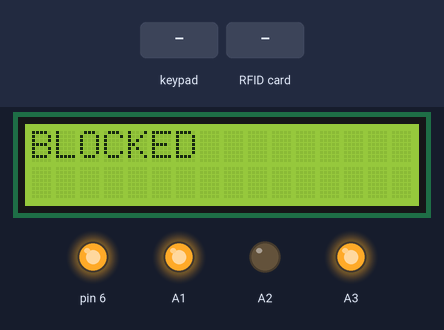
This sketch was run on a simulated Arduino Uno, built with avr-gcc and run on an emulated ATmega328P. Parts: 16×2 character LCD, output pins drawn as LEDs (lit = HIGH). Inputs (shaded band) come from the test bench. EEPROM starts erased; pins used as bus, display or sensor lines are not drawn; what the sketch prints to the serial monitor is not drawn.

Above: at 1.3 s.
1.4 s: keypad keys * 1 2 3 4 5 6 # pressed 0.4 s apart
At 4.8 s:
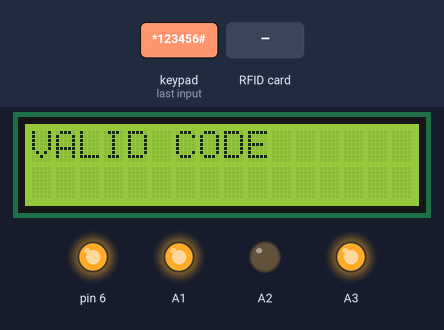
6.1 s: RFID card DE AD BE EF held to the reader
9.1 s: keypad keys * 6 5 4 3 2 1 # pressed 0.4 s apart
At 14.4 s:
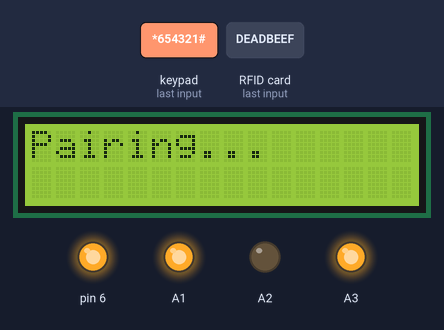
15.2 s: RFID card 5E 7A 19 C4 held to the reader
At 16.5 s:
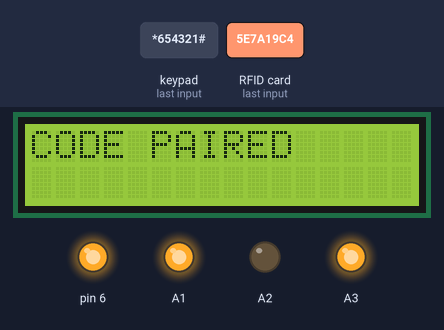
18.2 s: keypad keys 1 3 9 7 2 2 2 2 pressed 0.4 s apart
At 22.0 s:
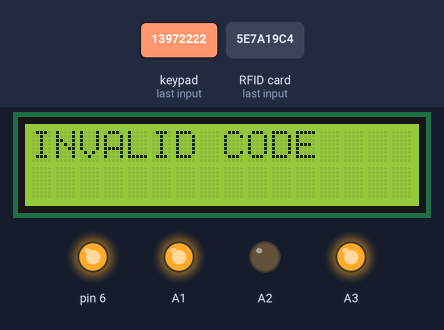
23.0 s: key '1' pressed
At 25.2 s:
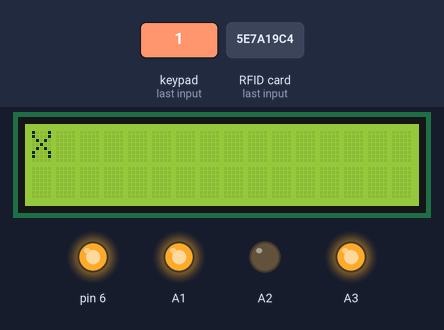
Timing chart, 0 to 26.2 s (numbered marks = the images above; inputs shaded):
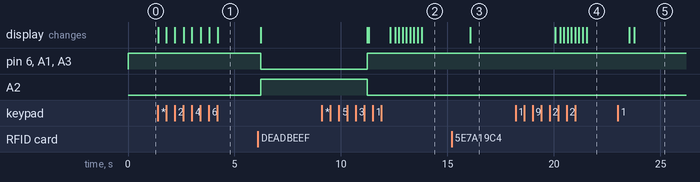

Measured:
- after the input at 1.4 s, the display: first changes at once (image 1 shows a later state)
- after the input at 9.1 s, the display: first differs from a run without the input after 3.5 s (image 2 shows a later state)
- after the input at 15.2 s, the display: changes after 0.86 s (image 3)
- after the input at 18.2 s, the display: first differs from a run without the input after 2.1 s (image 4 shows a later state)
- after the input at 23.0 s, the display: first differs from a run without the input after 0.77 s (image 5)

The sketch:

rfid_keypad_door_lock.ino
```cpp
#include <EEPROM.h> //values are kept when the board is powered off
#include <SPI.h> //
#include <MFRC522.h> //RFID
#include <Wire.h> //I2C - LCD
#include <LiquidCrystal_I2C.h> //LCD
#include <Keypad.h> //Keypad


int state_bt=1;
int relPin;
int stare=0;
byte  COD[10];
byte  AUX[10];
int k=0;
String codacces="*123456#";
String codpairing="*654321#";
//nfc
#define RST_PIN   9     // Configurable, see typical pin layout above
#define SS_PIN    10    // Configurable, see typical pin layout above
MFRC522 mfrc522(SS_PIN, RST_PIN);   // Create MFRC522 instance
#define NEW_UID {0xDE, 0xAD, 0xBE, 0xEF}
MFRC522::MIFARE_Key key;
//lcd
LiquidCrystal_I2C  lcd(0x27,16,2); //what is 39?

//TASTATURA
const byte numRows= 4; //number of rows on the keypad
const byte numCols= 4; //number of columns on the keypad

//keymap defines the key pressed according to the row and columns just as appears on the keypad
char keymap[numRows][numCols]=
{
{'1', '2', '3', 'A'},
{'4', '5', '6', 'B'},
{'7', '8', '9', 'C'},
{'*', '0', '#', 'D'}
};

//Code that shows the the keypad connections to the arduino terminals
byte rowPins[numRows] = {2,3,4,5}; //Rows 0 to 3
byte colPins[numCols]= {A0,7,8,9}; //Columns 0 to 3

//initializes an instance of the Keypad class
Keypad myKeypad= Keypad(makeKeymap(keymap), rowPins, colPins, numRows, numCols);


void setup() {
   pinMode(A0,OUTPUT);
   digitalWrite(A0,HIGH);
   pinMode(A3,OUTPUT);
   digitalWrite(A3,HIGH);
   pinMode(A1,OUTPUT);
   digitalWrite(A1,HIGH);
   pinMode(A2,OUTPUT);
   digitalWrite(A2,LOW);
   pinMode(6,OUTPUT);
   digitalWrite(6,HIGH);
   //nfc
  Serial.begin(9600);  // Initialize serial communications with the PC
  Serial.println("What did you say?:");
  while (!Serial);     // Do nothing if no serial port is opened (added for Arduinos based on ATMEGA32U4)
  SPI.begin();         // Init SPI bus
  mfrc522.PCD_Init();  // Init MFRC522 card

    for (byte i = 0; i < 6; i++) {
    key.keyByte[i] = 0xFF;
  }

    lcd.init();
    lcd.backlight();
    lcd.setCursor(0,0);
    lcd.clear();
    lcd.print("BLOCKED");

}

void  citireNFC(){
  for (byte i =0; i<(mfrc522.uid.size); i++) {
    COD[i]=mfrc522.uid.uidByte[i];
  }
  Serial.print("COD");
  Serial.print(COD[0]);
  Serial.print(COD[1]);
  Serial.print(COD[2]);
  Serial.print(COD[3]);

}

void pairNFC(){
  Serial.println("COD in pair");
  Serial.print(COD[0]);
  Serial.print(COD[1]);
  Serial.print(COD[2]);
  Serial.print(COD[3]);
   long  r=0;
   int c=0;
  for(int i=1;i<=EEPROM.read(0);i++){
    switch(i%4){
          case 1 :{AUX[0]=EEPROM.read(i); break;}
          case 2 :{AUX[1]=EEPROM.read(i); break;}
          case 3 :{AUX[2]=EEPROM.read(i); break;}
          case 0 :{AUX[3]=EEPROM.read(i); break;}
    }
    if((i)%4==0)
       {Serial.println(r);
        if( AUX[0]==COD[0] && AUX[1]==COD[1] && AUX[2]==COD[2] && AUX[3]==COD[3] ){
          lcd.clear();
          lcd.setCursor(0,0);
          lcd.print("CODE ALREADY IN");
          lcd.setCursor(0,1);
          lcd.print("SYSTEM");
          delay(2000);
           c=1;
          break;}
      }
      }
  if(c==0){int ttt=EEPROM.read(0);
              Serial.println("CODE PAIRED");
              Serial.print(COD[0]);
              Serial.print(COD[1]);
              Serial.print(COD[2]);
              Serial.print(COD[3]);

          EEPROM.write(ttt+1,COD[0]);
          EEPROM.write(ttt+2,COD[1]);
          EEPROM.write(ttt+3,COD[2]);
          EEPROM.write(ttt+4,COD[3]);

          ttt=ttt+4;
          Serial.println("ttt");
          Serial.println(ttt);
          EEPROM.write(0,0);
          EEPROM.write(0,ttt);
          lcd.clear();
          lcd.setCursor(0,0);
          lcd.print("CODE PAIRED");
          delay(2000);}
  }


boolean validareNFC(){
   boolean c=false;
      for(int i=1;i<=EEPROM.read(0);i++){
          switch(i%4){
          case 1 :{AUX[0]=EEPROM.read(i); break;}
          case 2 :{AUX[1]=EEPROM.read(i); break;}
          case 3 :{AUX[2]=EEPROM.read(i); break;}
          case 0 :{AUX[3]=EEPROM.read(i); break;}
        }
    if((i)%4==0)
       {
        if( AUX[0]==COD[0] && AUX[1]==COD[1] && AUX[2]==COD[2] && AUX[3]==COD[3])
          c=true;
         }}
   return c;
}

int comparareCOD(String a)
 {
  if(a.equals(codacces))
     return 1;
  else if(a.equals(codpairing)) return 2;
  else return 0;
 }


String iaCOD(char x)
{ char vec[10];
  vec[0]=x;
  lcd.setCursor(0,0);
  lcd.clear();
  lcd.print('X');
  for(int i=1;i<8;i++)
     {vec[i]=myKeypad.waitForKey();
      lcd.print('X');}
  vec[8]=NULL;
  String str(vec);
  return str;
}


void loop() {

  //Start BT autentification
   if(Serial.available())
  {
  char c=Serial.read();
  switch (state_bt) {

  case 1:
  if(c=='*') state_bt=2;
  else state_bt=1;
  break;

  case 2:
  if(c=='1') state_bt=3;
  else state_bt=1;
  break;

  case 3:
  if(c=='2') state_bt=4;
  else state_bt=1;
  break;

  case 4:
  if(c=='3') state_bt=5;
  else state_bt=1;
  break;

  case 5:
  if(c=='4') state_bt=6;
  else state_bt=1;
  break;

  case 6:
  if(c=='5') state_bt=7;
  else state_bt=1;
  break;

  case 7:
  if(c=='6') state_bt=8;
  else state_bt=1;
  break;

  case 8:
  if(c=='#') state_bt=9;
  else state_bt=1;
  break;

  case 9:

  lcd.init();
  lcd.backlight();
  lcd.print("OPEN");
  digitalWrite(6,LOW);
  delay(5000);
  digitalWrite(6,HIGH);
  lcd.init();
  lcd.backlight();
  lcd.print("BLOCKED");
  state_bt=1;
  break;

  default:

  break;
  }
  }


  //////////END BT Autentification

      switch(stare){
      case 0: {
        mfrc522.PCD_Init();
        if (  mfrc522.PICC_IsNewCardPresent() && mfrc522.PICC_ReadCardSerial() ){

        citireNFC();
        if(validareNFC())
           {stare=1;
            lcd.clear();
            lcd.setCursor(0,0);
            lcd.print("VALID NFC CODE");
            delay(1000);
            return;
           }
        else{
             lcd.clear();
             lcd.setCursor(0,0);
             lcd.print("INVALID NFC CODE");
             delay(1000);
             lcd.setCursor(0,0);
             lcd.clear();
             lcd.print("BLOCKED");
             return;
            }
        }
      char c=myKeypad.getKey();
      if(c != NO_KEY){

      String codcurent=iaCOD(c);
      int A=comparareCOD(codcurent);
      if(A==0)
      {lcd.clear();
       lcd.print("INVALID CODE");
       delay(2000);
        lcd.setCursor(0,0);
        lcd.clear();
        lcd.print("BLOCKED");
       return;}
      if(A==1)
      {lcd.setCursor(0,0);
       lcd.clear();
       lcd.print("VALID CODE");
       delay(2000);
       stare = 1;
       return;}
      if(A==2);
       {stare=2;
          lcd.clear();
          lcd.setCursor(0,0);
          lcd.print("Pairing...");
          delay(2000);
        return;}
      } break;
       }
      case 1:{
        lcd.clear();
        lcd.setCursor(0,0);
        lcd.print("UNLOCKED");
        digitalWrite(A3,LOW);
        digitalWrite(A1,LOW);
        digitalWrite(A2,HIGH);
        //tone(6,3000,5010);
        digitalWrite(6,LOW);
        delay(5000);
        digitalWrite(6,HIGH);
        digitalWrite(A3,HIGH);
        digitalWrite(A1,HIGH);
        digitalWrite(A2,LOW);
        stare=0;
        lcd.setCursor(0,0);
        lcd.clear();
        lcd.print("BLOCKED");


        return;
        }
        case 2:{

          mfrc522.PCD_Init();
          if (  mfrc522.PICC_IsNewCardPresent() && mfrc522.PICC_ReadCardSerial() ){
          citireNFC();
          pairNFC();
          stare=0;
          delay(2000);
          lcd.clear();
          lcd.setCursor(0,0);
          lcd.print("BLOCKED");   }


          break;

        }

       }

}
```
